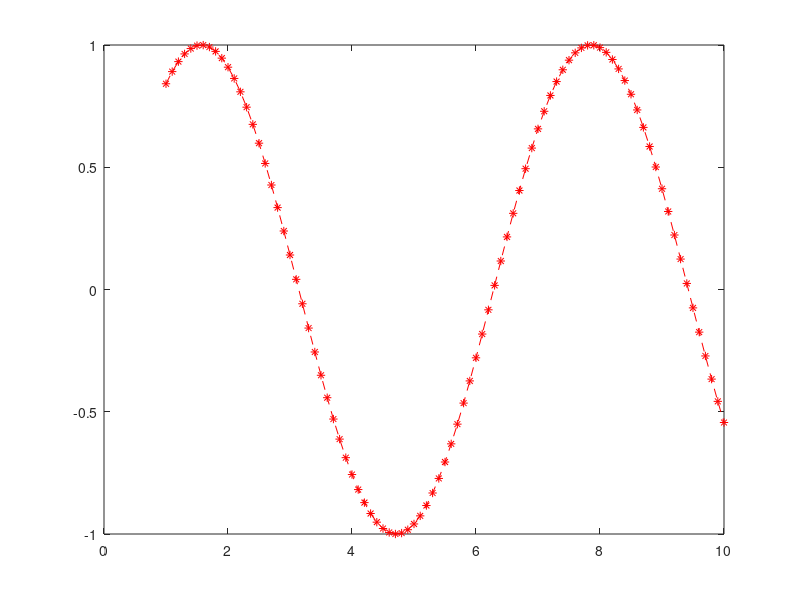
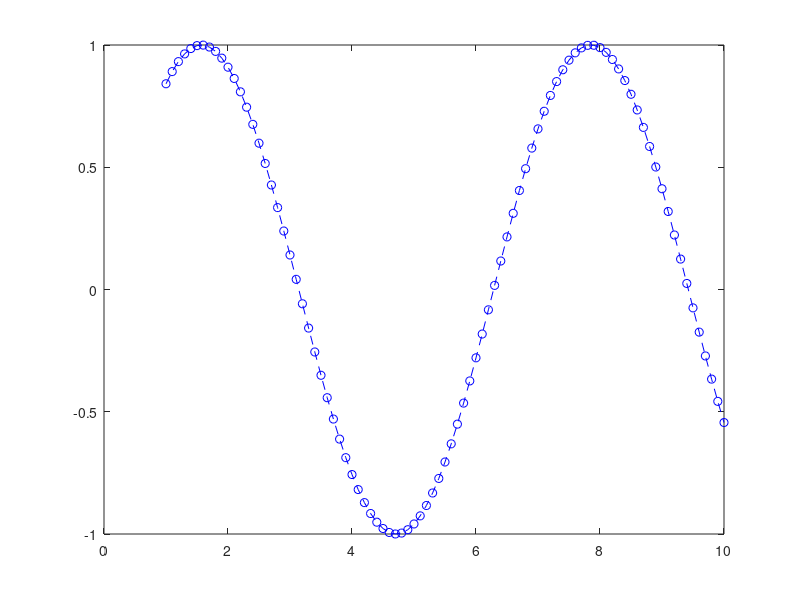

MATLAB code to generate these figures, in order:
x=1:0.1:10;
y=sin(x);
figure(1)
plot(x,y,'r--*')
figure(2)
plot(x,y,'b--o')

for snr= [0 0.1 0.2 0.3 0.4 0.5]
    disp(snr);
end